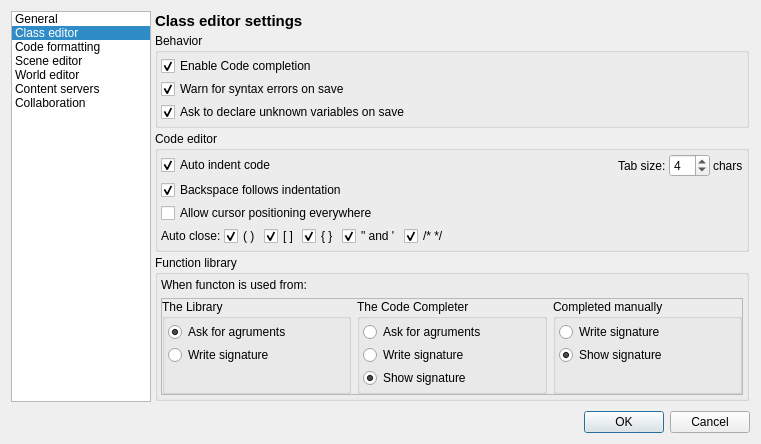
<?xml version="1.0" encoding="UTF-8"?>
<ui version="4.0">
 <class>SettingsWindow</class>
 <widget class="QDialog" name="SettingsWindow">
  <property name="geometry">
   <rect>
    <x>0</x>
    <y>0</y>
    <width>667</width>
    <height>440</height>
   </rect>
  </property>
  <property name="windowTitle">
   <string>piGameCreator settings</string>
  </property>
  <property name="windowIcon">
   <iconset resource="../resources.qrc">
    <normaloff>:/resources/RES/ffficons/cog_edit.png</normaloff>:/resources/RES/ffficons/cog_edit.png</iconset>
  </property>
  <layout class="QGridLayout" name="gridLayout">
   <property name="horizontalSpacing">
    <number>3</number>
   </property>
   <property name="verticalSpacing">
    <number>9</number>
   </property>
   <item row="1" column="0">
    <widget class="QListWidget" name="listWidget">
     <property name="sizePolicy">
      <sizepolicy hsizetype="Fixed" vsizetype="Expanding">
       <horstretch>0</horstretch>
       <verstretch>0</verstretch>
      </sizepolicy>
     </property>
     <property name="maximumSize">
      <size>
       <width>140</width>
       <height>16777215</height>
      </size>
     </property>
     <property name="iconSize">
      <size>
       <width>16</width>
       <height>16</height>
      </size>
     </property>
     <property name="currentRow">
      <number>1</number>
     </property>
     <item>
      <property name="text">
       <string>General</string>
      </property>
      <property name="icon">
       <iconset resource="../resources.qrc">
        <normaloff>:/resources/RES/ffficons/application_form.png</normaloff>:/resources/RES/ffficons/application_form.png</iconset>
      </property>
      <property name="flags">
       <set>ItemIsSelectable|ItemIsUserCheckable|ItemIsEnabled</set>
      </property>
     </item>
     <item>
      <property name="text">
       <string>Class editor</string>
      </property>
      <property name="icon">
       <iconset resource="../resources.qrc">
        <normaloff>:/resources/RES/ffficons/brick.png</normaloff>:/resources/RES/ffficons/brick.png</iconset>
      </property>
      <property name="flags">
       <set>ItemIsSelectable|ItemIsUserCheckable|ItemIsEnabled</set>
      </property>
     </item>
     <item>
      <property name="text">
       <string>Code formatting</string>
      </property>
      <property name="icon">
       <iconset resource="../resources.qrc">
        <normaloff>:/resources/RES/ffficons/paintcan.png</normaloff>:/resources/RES/ffficons/paintcan.png</iconset>
      </property>
      <property name="flags">
       <set>ItemIsSelectable|ItemIsUserCheckable|ItemIsEnabled</set>
      </property>
     </item>
     <item>
      <property name="text">
       <string>Scene editor</string>
      </property>
      <property name="icon">
       <iconset resource="../resources.qrc">
        <normaloff>:/resources/RES/ffficons/application_edit.png</normaloff>:/resources/RES/ffficons/application_edit.png</iconset>
      </property>
      <property name="flags">
       <set>ItemIsSelectable|ItemIsUserCheckable|ItemIsEnabled</set>
      </property>
     </item>
     <item>
      <property name="text">
       <string>World editor</string>
      </property>
      <property name="icon">
       <iconset resource="../resources.qrc">
        <normaloff>:/resources/RES/ffficons/world_edit.png</normaloff>:/resources/RES/ffficons/world_edit.png</iconset>
      </property>
      <property name="flags">
       <set>ItemIsSelectable|ItemIsUserCheckable|ItemIsEnabled</set>
      </property>
     </item>
     <item>
      <property name="text">
       <string>Content servers</string>
      </property>
      <property name="icon">
       <iconset resource="../resources.qrc">
        <normaloff>:/resources/RES/ffficons/server_connect.png</normaloff>:/resources/RES/ffficons/server_connect.png</iconset>
      </property>
      <property name="flags">
       <set>ItemIsSelectable|ItemIsUserCheckable|ItemIsEnabled</set>
      </property>
     </item>
     <item>
      <property name="text">
       <string>Collaboration</string>
      </property>
      <property name="icon">
       <iconset resource="../resources.qrc">
        <normaloff>:/resources/RES/ffficons/group.png</normaloff>:/resources/RES/ffficons/group.png</iconset>
      </property>
      <property name="flags">
       <set>ItemIsSelectable|ItemIsUserCheckable|ItemIsEnabled</set>
      </property>
     </item>
    </widget>
   </item>
   <item row="1" column="1">
    <widget class="QStackedWidget" name="stackedWidget">
     <property name="currentIndex">
      <number>1</number>
     </property>
     <widget class="QWidget" name="cfgGeneral">
      <layout class="QVBoxLayout" name="verticalLayout">
       <property name="margin">
        <number>1</number>
       </property>
       <item>
        <widget class="QLabel" name="titleLabel">
         <property name="sizePolicy">
          <sizepolicy hsizetype="Expanding" vsizetype="Fixed">
           <horstretch>0</horstretch>
           <verstretch>0</verstretch>
          </sizepolicy>
         </property>
         <property name="font">
          <font>
           <pointsize>11</pointsize>
           <weight>75</weight>
           <bold>true</bold>
          </font>
         </property>
         <property name="text">
          <string>General settings</string>
         </property>
        </widget>
       </item>
       <item>
        <spacer name="verticalSpacer">
         <property name="orientation">
          <enum>Qt::Vertical</enum>
         </property>
         <property name="sizeHint" stdset="0">
          <size>
           <width>20</width>
           <height>40</height>
          </size>
         </property>
        </spacer>
       </item>
      </layout>
     </widget>
     <widget class="QWidget" name="cfgClassEditor">
      <layout class="QVBoxLayout" name="verticalLayout_4">
       <property name="spacing">
        <number>3</number>
       </property>
       <property name="margin">
        <number>1</number>
       </property>
       <item>
        <widget class="QLabel" name="titleLabel_4">
         <property name="sizePolicy">
          <sizepolicy hsizetype="Expanding" vsizetype="Fixed">
           <horstretch>0</horstretch>
           <verstretch>0</verstretch>
          </sizepolicy>
         </property>
         <property name="font">
          <font>
           <pointsize>11</pointsize>
           <weight>75</weight>
           <bold>true</bold>
          </font>
         </property>
         <property name="text">
          <string>Class editor settings</string>
         </property>
        </widget>
       </item>
       <item>
        <widget class="QGroupBox" name="groupBox_2">
         <property name="title">
          <string>Behavior</string>
         </property>
         <property name="flat">
          <bool>true</bool>
         </property>
         <layout class="QVBoxLayout" name="verticalLayout_12">
          <property name="spacing">
           <number>3</number>
          </property>
          <property name="margin">
           <number>3</number>
          </property>
          <item>
           <widget class="QCheckBox" name="EnableCodeCompletion">
            <property name="text">
             <string>Enable Code completion</string>
            </property>
            <property name="checked">
             <bool>true</bool>
            </property>
           </widget>
          </item>
          <item>
           <widget class="QCheckBox" name="WarnForSyntaxErrorsOnSave">
            <property name="text">
             <string>Warn for syntax errors on save</string>
            </property>
            <property name="checked">
             <bool>true</bool>
            </property>
           </widget>
          </item>
          <item>
           <widget class="QCheckBox" name="AskToDeclareUnknownVars">
            <property name="text">
             <string>Ask to declare unknown variables on save</string>
            </property>
            <property name="checked">
             <bool>true</bool>
            </property>
           </widget>
          </item>
         </layout>
        </widget>
       </item>
       <item>
        <widget class="QGroupBox" name="groupBox">
         <property name="title">
          <string>Code editor</string>
         </property>
         <property name="flat">
          <bool>true</bool>
         </property>
         <layout class="QVBoxLayout" name="verticalLayout_14">
          <property name="spacing">
           <number>3</number>
          </property>
          <property name="margin">
           <number>3</number>
          </property>
          <item>
           <layout class="QHBoxLayout" name="horizontalLayout_9">
            <property name="spacing">
             <number>3</number>
            </property>
            <item>
             <widget class="QCheckBox" name="AutoIndentCode">
              <property name="sizePolicy">
               <sizepolicy hsizetype="Expanding" vsizetype="Fixed">
                <horstretch>0</horstretch>
                <verstretch>0</verstretch>
               </sizepolicy>
              </property>
              <property name="text">
               <string>Auto indent code</string>
              </property>
              <property name="checked">
               <bool>true</bool>
              </property>
             </widget>
            </item>
            <item>
             <widget class="QLabel" name="label_2">
              <property name="sizePolicy">
               <sizepolicy hsizetype="Fixed" vsizetype="Preferred">
                <horstretch>0</horstretch>
                <verstretch>0</verstretch>
               </sizepolicy>
              </property>
              <property name="text">
               <string>Tab size:</string>
              </property>
             </widget>
            </item>
            <item>
             <widget class="QSpinBox" name="TabSize">
              <property name="sizePolicy">
               <sizepolicy hsizetype="Fixed" vsizetype="Fixed">
                <horstretch>0</horstretch>
                <verstretch>0</verstretch>
               </sizepolicy>
              </property>
              <property name="value">
               <number>4</number>
              </property>
             </widget>
            </item>
            <item>
             <widget class="QLabel" name="label_3">
              <property name="sizePolicy">
               <sizepolicy hsizetype="Fixed" vsizetype="Preferred">
                <horstretch>0</horstretch>
                <verstretch>0</verstretch>
               </sizepolicy>
              </property>
              <property name="text">
               <string>chars</string>
              </property>
             </widget>
            </item>
           </layout>
          </item>
          <item>
           <widget class="QCheckBox" name="BackSpaceFollowsIndentation">
            <property name="text">
             <string>Backspace follows indentation</string>
            </property>
            <property name="checked">
             <bool>true</bool>
            </property>
           </widget>
          </item>
          <item>
           <widget class="QCheckBox" name="AllowCursorEveryWhere">
            <property name="text">
             <string>Allow cursor positioning everywhere</string>
            </property>
           </widget>
          </item>
          <item>
           <layout class="QHBoxLayout" name="horizontalLayout_7">
            <item>
             <widget class="QLabel" name="label">
              <property name="sizePolicy">
               <sizepolicy hsizetype="Fixed" vsizetype="Preferred">
                <horstretch>0</horstretch>
                <verstretch>0</verstretch>
               </sizepolicy>
              </property>
              <property name="text">
               <string>Auto close:</string>
              </property>
             </widget>
            </item>
            <item>
             <widget class="QCheckBox" name="brackets">
              <property name="sizePolicy">
               <sizepolicy hsizetype="Fixed" vsizetype="Fixed">
                <horstretch>0</horstretch>
                <verstretch>0</verstretch>
               </sizepolicy>
              </property>
              <property name="text">
               <string>( )</string>
              </property>
              <property name="checked">
               <bool>true</bool>
              </property>
             </widget>
            </item>
            <item>
             <widget class="QCheckBox" name="squarebrackets">
              <property name="sizePolicy">
               <sizepolicy hsizetype="Fixed" vsizetype="Fixed">
                <horstretch>0</horstretch>
                <verstretch>0</verstretch>
               </sizepolicy>
              </property>
              <property name="text">
               <string>[ ]</string>
              </property>
              <property name="checked">
               <bool>true</bool>
              </property>
             </widget>
            </item>
            <item>
             <widget class="QCheckBox" name="curlybrackets">
              <property name="sizePolicy">
               <sizepolicy hsizetype="Fixed" vsizetype="Fixed">
                <horstretch>0</horstretch>
                <verstretch>0</verstretch>
               </sizepolicy>
              </property>
              <property name="text">
               <string>{ }</string>
              </property>
              <property name="checked">
               <bool>true</bool>
              </property>
             </widget>
            </item>
            <item>
             <widget class="QCheckBox" name="quotes">
              <property name="sizePolicy">
               <sizepolicy hsizetype="Fixed" vsizetype="Fixed">
                <horstretch>0</horstretch>
                <verstretch>0</verstretch>
               </sizepolicy>
              </property>
              <property name="text">
               <string>&quot; and '</string>
              </property>
              <property name="checked">
               <bool>true</bool>
              </property>
             </widget>
            </item>
            <item>
             <widget class="QCheckBox" name="comments">
              <property name="sizePolicy">
               <sizepolicy hsizetype="Expanding" vsizetype="Fixed">
                <horstretch>0</horstretch>
                <verstretch>0</verstretch>
               </sizepolicy>
              </property>
              <property name="text">
               <string>/* */</string>
              </property>
              <property name="checked">
               <bool>true</bool>
              </property>
             </widget>
            </item>
           </layout>
          </item>
         </layout>
        </widget>
       </item>
       <item>
        <widget class="QGroupBox" name="groupBox_3">
         <property name="title">
          <string>Function library</string>
         </property>
         <property name="flat">
          <bool>true</bool>
         </property>
         <layout class="QVBoxLayout" name="verticalLayout_13">
          <property name="spacing">
           <number>6</number>
          </property>
          <property name="margin">
           <number>3</number>
          </property>
          <item>
           <widget class="QLabel" name="label_4">
            <property name="text">
             <string>When functon is used from:</string>
            </property>
           </widget>
          </item>
          <item>
           <widget class="QFrame" name="frame">
            <property name="sizePolicy">
             <sizepolicy hsizetype="Preferred" vsizetype="Fixed">
              <horstretch>0</horstretch>
              <verstretch>0</verstretch>
             </sizepolicy>
            </property>
            <property name="frameShape">
             <enum>QFrame::StyledPanel</enum>
            </property>
            <property name="frameShadow">
             <enum>QFrame::Raised</enum>
            </property>
            <layout class="QHBoxLayout" name="horizontalLayout_12">
             <property name="margin">
              <number>0</number>
             </property>
             <item>
              <widget class="QGroupBox" name="groupBox_4">
               <property name="title">
                <string>The Library</string>
               </property>
               <layout class="QVBoxLayout" name="verticalLayout_17">
                <property name="spacing">
                 <number>3</number>
                </property>
                <property name="sizeConstraint">
                 <enum>QLayout::SetDefaultConstraint</enum>
                </property>
                <property name="margin">
                 <number>3</number>
                </property>
                <item>
                 <widget class="QRadioButton" name="libAskArgs">
                  <property name="text">
                   <string>Ask for agruments</string>
                  </property>
                  <property name="checked">
                   <bool>true</bool>
                  </property>
                 </widget>
                </item>
                <item>
                 <widget class="QRadioButton" name="libWriteSig">
                  <property name="sizePolicy">
                   <sizepolicy hsizetype="Minimum" vsizetype="Fixed">
                    <horstretch>0</horstretch>
                    <verstretch>0</verstretch>
                   </sizepolicy>
                  </property>
                  <property name="text">
                   <string>Write signature</string>
                  </property>
                 </widget>
                </item>
                <item>
                 <spacer name="verticalSpacer_5">
                  <property name="orientation">
                   <enum>Qt::Vertical</enum>
                  </property>
                  <property name="sizeHint" stdset="0">
                   <size>
                    <width>20</width>
                    <height>0</height>
                   </size>
                  </property>
                 </spacer>
                </item>
               </layout>
              </widget>
             </item>
             <item>
              <widget class="QGroupBox" name="groupBox_5">
               <property name="title">
                <string>The Code Completer</string>
               </property>
               <layout class="QVBoxLayout" name="verticalLayout_18">
                <property name="spacing">
                 <number>3</number>
                </property>
                <property name="margin">
                 <number>3</number>
                </property>
                <item>
                 <widget class="QRadioButton" name="ccAsk">
                  <property name="text">
                   <string>Ask for agruments</string>
                  </property>
                 </widget>
                </item>
                <item>
                 <widget class="QRadioButton" name="ccWriteSig">
                  <property name="text">
                   <string>Write signature</string>
                  </property>
                  <property name="checked">
                   <bool>false</bool>
                  </property>
                 </widget>
                </item>
                <item>
                 <widget class="QRadioButton" name="ccShowSig">
                  <property name="text">
                   <string>Show signature</string>
                  </property>
                  <property name="checked">
                   <bool>true</bool>
                  </property>
                 </widget>
                </item>
               </layout>
              </widget>
             </item>
             <item>
              <widget class="QGroupBox" name="groupBox_6">
               <property name="title">
                <string>Completed manually</string>
               </property>
               <layout class="QVBoxLayout" name="verticalLayout_20">
                <property name="spacing">
                 <number>3</number>
                </property>
                <property name="margin">
                 <number>3</number>
                </property>
                <item>
                 <widget class="QRadioButton" name="cmWriteSig">
                  <property name="text">
                   <string>Write signature</string>
                  </property>
                 </widget>
                </item>
                <item>
                 <widget class="QRadioButton" name="cmShowSig">
                  <property name="text">
                   <string>Show signature</string>
                  </property>
                  <property name="checked">
                   <bool>true</bool>
                  </property>
                 </widget>
                </item>
                <item>
                 <spacer name="verticalSpacer_8">
                  <property name="orientation">
                   <enum>Qt::Vertical</enum>
                  </property>
                  <property name="sizeHint" stdset="0">
                   <size>
                    <width>20</width>
                    <height>0</height>
                   </size>
                  </property>
                 </spacer>
                </item>
               </layout>
              </widget>
             </item>
            </layout>
           </widget>
          </item>
          <item>
           <spacer name="verticalSpacer_4">
            <property name="orientation">
             <enum>Qt::Vertical</enum>
            </property>
            <property name="sizeHint" stdset="0">
             <size>
              <width>20</width>
              <height>0</height>
             </size>
            </property>
           </spacer>
          </item>
         </layout>
        </widget>
       </item>
      </layout>
     </widget>
     <widget class="QWidget" name="cfgCodeFormatting">
      <layout class="QVBoxLayout" name="verticalLayout_5">
       <property name="leftMargin">
        <number>1</number>
       </property>
       <property name="topMargin">
        <number>0</number>
       </property>
       <property name="rightMargin">
        <number>1</number>
       </property>
       <property name="bottomMargin">
        <number>0</number>
       </property>
       <item>
        <layout class="QHBoxLayout" name="horizontalLayout_6">
         <property name="spacing">
          <number>2</number>
         </property>
         <item>
          <widget class="QLabel" name="titleLabel_5">
           <property name="sizePolicy">
            <sizepolicy hsizetype="Expanding" vsizetype="Ignored">
             <horstretch>0</horstretch>
             <verstretch>0</verstretch>
            </sizepolicy>
           </property>
           <property name="font">
            <font>
             <pointsize>11</pointsize>
             <weight>75</weight>
             <bold>true</bold>
            </font>
           </property>
           <property name="text">
            <string>Code formatting settings</string>
           </property>
           <property name="alignment">
            <set>Qt::AlignLeading|Qt::AlignLeft|Qt::AlignTop</set>
           </property>
          </widget>
         </item>
         <item>
          <widget class="QToolButton" name="toolButton">
           <property name="text">
            <string>Save scheme</string>
           </property>
           <property name="icon">
            <iconset resource="../resources.qrc">
             <normaloff>:/resources/RES/ffficons/disk.png</normaloff>:/resources/RES/ffficons/disk.png</iconset>
           </property>
           <property name="toolButtonStyle">
            <enum>Qt::ToolButtonTextBesideIcon</enum>
           </property>
          </widget>
         </item>
         <item>
          <widget class="QToolButton" name="toolButton_2">
           <property name="text">
            <string>Load scheme</string>
           </property>
           <property name="icon">
            <iconset resource="../resources.qrc">
             <normaloff>:/resources/RES/ffficons/folder.png</normaloff>:/resources/RES/ffficons/folder.png</iconset>
           </property>
           <property name="toolButtonStyle">
            <enum>Qt::ToolButtonTextBesideIcon</enum>
           </property>
          </widget>
         </item>
        </layout>
       </item>
       <item>
        <layout class="QHBoxLayout" name="horizontalLayout">
         <property name="spacing">
          <number>3</number>
         </property>
         <item>
          <layout class="QVBoxLayout" name="verticalLayout_8">
           <property name="spacing">
            <number>3</number>
           </property>
           <property name="rightMargin">
            <number>2</number>
           </property>
           <item>
            <widget class="QListWidget" name="keywordsListWidget">
             <property name="sizePolicy">
              <sizepolicy hsizetype="Fixed" vsizetype="Expanding">
               <horstretch>0</horstretch>
               <verstretch>0</verstretch>
              </sizepolicy>
             </property>
             <property name="maximumSize">
              <size>
               <width>100</width>
               <height>16777215</height>
              </size>
             </property>
             <property name="currentRow">
              <number>0</number>
             </property>
             <item>
              <property name="text">
               <string>Keyword</string>
              </property>
             </item>
             <item>
              <property name="text">
               <string>Function</string>
              </property>
             </item>
             <item>
              <property name="text">
               <string>Variable</string>
              </property>
             </item>
             <item>
              <property name="text">
               <string>Resource</string>
              </property>
             </item>
             <item>
              <property name="text">
               <string>Class</string>
              </property>
             </item>
             <item>
              <property name="text">
               <string>Number</string>
              </property>
             </item>
             <item>
              <property name="text">
               <string>String</string>
              </property>
             </item>
             <item>
              <property name="text">
               <string>Operator</string>
              </property>
             </item>
             <item>
              <property name="text">
               <string>Comment</string>
              </property>
             </item>
             <item>
              <property name="text">
               <string>Preprocessor</string>
              </property>
             </item>
             <item>
              <property name="text">
               <string>Plain text</string>
              </property>
             </item>
             <item>
              <property name="text">
               <string>Error</string>
              </property>
             </item>
            </widget>
           </item>
           <item>
            <widget class="QGroupBox" name="TokenGroupBox">
             <property name="title">
              <string>TokenType</string>
             </property>
             <layout class="QVBoxLayout" name="verticalLayout_11">
              <property name="spacing">
               <number>3</number>
              </property>
              <property name="margin">
               <number>3</number>
              </property>
              <item>
               <layout class="QHBoxLayout" name="horizontalLayout_2" stretch="0,0">
                <property name="spacing">
                 <number>3</number>
                </property>
                <item>
                 <widget class="QToolButton" name="TextColorButton">
                  <property name="sizePolicy">
                   <sizepolicy hsizetype="Fixed" vsizetype="Fixed">
                    <horstretch>0</horstretch>
                    <verstretch>0</verstretch>
                   </sizepolicy>
                  </property>
                  <property name="icon">
                   <iconset resource="../resources.qrc">
                    <normaloff>:/resources/RES/ffficons/style.png</normaloff>:/resources/RES/ffficons/style.png</iconset>
                  </property>
                 </widget>
                </item>
                <item>
                 <widget class="QFrame" name="TextColorFrame">
                  <property name="frameShape">
                   <enum>QFrame::Panel</enum>
                  </property>
                  <property name="frameShadow">
                   <enum>QFrame::Sunken</enum>
                  </property>
                 </widget>
                </item>
               </layout>
              </item>
              <item>
               <layout class="QHBoxLayout" name="horizontalLayout_4">
                <property name="spacing">
                 <number>3</number>
                </property>
                <item>
                 <widget class="QToolButton" name="BoldTextButton">
                  <property name="sizePolicy">
                   <sizepolicy hsizetype="Ignored" vsizetype="Fixed">
                    <horstretch>0</horstretch>
                    <verstretch>0</verstretch>
                   </sizepolicy>
                  </property>
                  <property name="text">
                   <string/>
                  </property>
                  <property name="icon">
                   <iconset resource="../resources.qrc">
                    <normaloff>:/resources/RES/ffficons/text_bold.png</normaloff>:/resources/RES/ffficons/text_bold.png</iconset>
                  </property>
                  <property name="checkable">
                   <bool>true</bool>
                  </property>
                 </widget>
                </item>
                <item>
                 <widget class="QToolButton" name="ItalicTextButton">
                  <property name="sizePolicy">
                   <sizepolicy hsizetype="Ignored" vsizetype="Fixed">
                    <horstretch>0</horstretch>
                    <verstretch>0</verstretch>
                   </sizepolicy>
                  </property>
                  <property name="text">
                   <string/>
                  </property>
                  <property name="icon">
                   <iconset resource="../resources.qrc">
                    <normaloff>:/resources/RES/ffficons/text_italic.png</normaloff>:/resources/RES/ffficons/text_italic.png</iconset>
                  </property>
                  <property name="checkable">
                   <bool>true</bool>
                  </property>
                 </widget>
                </item>
                <item>
                 <widget class="QToolButton" name="UnderlineTextButton">
                  <property name="sizePolicy">
                   <sizepolicy hsizetype="Ignored" vsizetype="Fixed">
                    <horstretch>0</horstretch>
                    <verstretch>0</verstretch>
                   </sizepolicy>
                  </property>
                  <property name="text">
                   <string/>
                  </property>
                  <property name="icon">
                   <iconset resource="../resources.qrc">
                    <normaloff>:/resources/RES/ffficons/text_underline.png</normaloff>:/resources/RES/ffficons/text_underline.png</iconset>
                  </property>
                  <property name="checkable">
                   <bool>true</bool>
                  </property>
                 </widget>
                </item>
               </layout>
              </item>
             </layout>
            </widget>
           </item>
          </layout>
         </item>
         <item>
          <layout class="QVBoxLayout" name="verticalLayout_9">
           <property name="spacing">
            <number>3</number>
           </property>
           <item>
            <layout class="QHBoxLayout" name="horizontalLayout_3">
             <property name="spacing">
              <number>3</number>
             </property>
             <item>
              <widget class="QFontComboBox" name="editorFontComboBox">
               <property name="sizePolicy">
                <sizepolicy hsizetype="Fixed" vsizetype="Fixed">
                 <horstretch>0</horstretch>
                 <verstretch>0</verstretch>
                </sizepolicy>
               </property>
               <property name="toolTip">
                <string>Font face</string>
               </property>
               <property name="currentFont">
                <font>
                 <family>Courier New</family>
                 <pointsize>11</pointsize>
                </font>
               </property>
              </widget>
             </item>
             <item>
              <widget class="QSpinBox" name="fontSize">
               <property name="sizePolicy">
                <sizepolicy hsizetype="Fixed" vsizetype="Fixed">
                 <horstretch>0</horstretch>
                 <verstretch>0</verstretch>
                </sizepolicy>
               </property>
               <property name="toolTip">
                <string>Font size</string>
               </property>
               <property name="suffix">
                <string> pt</string>
               </property>
               <property name="prefix">
                <string>Size: </string>
               </property>
               <property name="minimum">
                <number>4</number>
               </property>
               <property name="maximum">
                <number>100</number>
               </property>
               <property name="value">
                <number>11</number>
               </property>
              </widget>
             </item>
             <item>
              <spacer name="horizontalSpacer">
               <property name="orientation">
                <enum>Qt::Horizontal</enum>
               </property>
               <property name="sizeHint" stdset="0">
                <size>
                 <width>40</width>
                 <height>20</height>
                </size>
               </property>
              </spacer>
             </item>
             <item>
              <layout class="QHBoxLayout" name="horizontalLayout_5">
               <property name="spacing">
                <number>3</number>
               </property>
               <item>
                <widget class="QToolButton" name="toolButton_5">
                 <property name="sizePolicy">
                  <sizepolicy hsizetype="Fixed" vsizetype="Fixed">
                   <horstretch>0</horstretch>
                   <verstretch>0</verstretch>
                  </sizepolicy>
                 </property>
                 <property name="toolTip">
                  <string>Background color</string>
                 </property>
                 <property name="text">
                  <string>Background color</string>
                 </property>
                 <property name="icon">
                  <iconset resource="../resources.qrc">
                   <normaloff>:/resources/RES/ffficons/palette.png</normaloff>:/resources/RES/ffficons/palette.png</iconset>
                 </property>
                </widget>
               </item>
               <item>
                <widget class="QFrame" name="fontColorFrame">
                 <property name="sizePolicy">
                  <sizepolicy hsizetype="Fixed" vsizetype="Ignored">
                   <horstretch>0</horstretch>
                   <verstretch>0</verstretch>
                  </sizepolicy>
                 </property>
                 <property name="minimumSize">
                  <size>
                   <width>50</width>
                   <height>0</height>
                  </size>
                 </property>
                 <property name="maximumSize">
                  <size>
                   <width>50</width>
                   <height>16777215</height>
                  </size>
                 </property>
                 <property name="toolTip">
                  <string>Background color</string>
                 </property>
                 <property name="frameShape">
                  <enum>QFrame::Panel</enum>
                 </property>
                 <property name="frameShadow">
                  <enum>QFrame::Sunken</enum>
                 </property>
                </widget>
               </item>
              </layout>
             </item>
            </layout>
           </item>
           <item>
            <widget class="QFrame" name="codeEditorWidget">
             <property name="sizePolicy">
              <sizepolicy hsizetype="Expanding" vsizetype="Expanding">
               <horstretch>0</horstretch>
               <verstretch>0</verstretch>
              </sizepolicy>
             </property>
             <property name="frameShape">
              <enum>QFrame::StyledPanel</enum>
             </property>
             <property name="frameShadow">
              <enum>QFrame::Sunken</enum>
             </property>
             <layout class="QVBoxLayout" name="verticalLayout_10">
              <property name="spacing">
               <number>0</number>
              </property>
              <property name="margin">
               <number>0</number>
              </property>
             </layout>
            </widget>
           </item>
          </layout>
         </item>
        </layout>
       </item>
      </layout>
     </widget>
     <widget class="QWidget" name="cfgSceneEditor">
      <layout class="QVBoxLayout" name="verticalLayout_2">
       <property name="margin">
        <number>1</number>
       </property>
       <item>
        <widget class="QLabel" name="titleLabel_2">
         <property name="sizePolicy">
          <sizepolicy hsizetype="Expanding" vsizetype="Fixed">
           <horstretch>0</horstretch>
           <verstretch>0</verstretch>
          </sizepolicy>
         </property>
         <property name="font">
          <font>
           <pointsize>11</pointsize>
           <weight>75</weight>
           <bold>true</bold>
          </font>
         </property>
         <property name="text">
          <string>Scene editor settings</string>
         </property>
        </widget>
       </item>
       <item>
        <spacer name="verticalSpacer_2">
         <property name="orientation">
          <enum>Qt::Vertical</enum>
         </property>
         <property name="sizeHint" stdset="0">
          <size>
           <width>20</width>
           <height>281</height>
          </size>
         </property>
        </spacer>
       </item>
      </layout>
     </widget>
     <widget class="QWidget" name="cfgWorldEditor">
      <layout class="QVBoxLayout" name="verticalLayout_3">
       <property name="margin">
        <number>1</number>
       </property>
       <item>
        <widget class="QLabel" name="titleLabel_3">
         <property name="sizePolicy">
          <sizepolicy hsizetype="Expanding" vsizetype="Fixed">
           <horstretch>0</horstretch>
           <verstretch>0</verstretch>
          </sizepolicy>
         </property>
         <property name="font">
          <font>
           <pointsize>11</pointsize>
           <weight>75</weight>
           <bold>true</bold>
          </font>
         </property>
         <property name="text">
          <string>World editor settings</string>
         </property>
        </widget>
       </item>
       <item>
        <spacer name="verticalSpacer_3">
         <property name="orientation">
          <enum>Qt::Vertical</enum>
         </property>
         <property name="sizeHint" stdset="0">
          <size>
           <width>20</width>
           <height>281</height>
          </size>
         </property>
        </spacer>
       </item>
      </layout>
     </widget>
     <widget class="QWidget" name="cfgContentServers">
      <layout class="QVBoxLayout" name="verticalLayout_6">
       <property name="margin">
        <number>1</number>
       </property>
       <item>
        <widget class="QLabel" name="titleLabel_6">
         <property name="sizePolicy">
          <sizepolicy hsizetype="Expanding" vsizetype="Fixed">
           <horstretch>0</horstretch>
           <verstretch>0</verstretch>
          </sizepolicy>
         </property>
         <property name="font">
          <font>
           <pointsize>11</pointsize>
           <weight>75</weight>
           <bold>true</bold>
          </font>
         </property>
         <property name="text">
          <string>Content servers</string>
         </property>
        </widget>
       </item>
       <item>
        <spacer name="verticalSpacer_6">
         <property name="orientation">
          <enum>Qt::Vertical</enum>
         </property>
         <property name="sizeHint" stdset="0">
          <size>
           <width>20</width>
           <height>281</height>
          </size>
         </property>
        </spacer>
       </item>
      </layout>
     </widget>
     <widget class="QWidget" name="cfgCollaboration">
      <layout class="QVBoxLayout" name="verticalLayout_7">
       <property name="margin">
        <number>1</number>
       </property>
       <item>
        <widget class="QLabel" name="titleLabel_7">
         <property name="sizePolicy">
          <sizepolicy hsizetype="Expanding" vsizetype="Fixed">
           <horstretch>0</horstretch>
           <verstretch>0</verstretch>
          </sizepolicy>
         </property>
         <property name="font">
          <font>
           <pointsize>11</pointsize>
           <weight>75</weight>
           <bold>true</bold>
          </font>
         </property>
         <property name="text">
          <string>Collaboration options</string>
         </property>
        </widget>
       </item>
       <item>
        <spacer name="verticalSpacer_7">
         <property name="orientation">
          <enum>Qt::Vertical</enum>
         </property>
         <property name="sizeHint" stdset="0">
          <size>
           <width>20</width>
           <height>281</height>
          </size>
         </property>
        </spacer>
       </item>
      </layout>
     </widget>
    </widget>
   </item>
   <item row="2" column="0" colspan="2">
    <widget class="QDialogButtonBox" name="buttonBox">
     <property name="orientation">
      <enum>Qt::Horizontal</enum>
     </property>
     <property name="standardButtons">
      <set>QDialogButtonBox::Cancel|QDialogButtonBox::Ok</set>
     </property>
     <property name="centerButtons">
      <bool>false</bool>
     </property>
    </widget>
   </item>
  </layout>
 </widget>
 <resources>
  <include location="../resources.qrc"/>
 </resources>
 <connections>
  <connection>
   <sender>buttonBox</sender>
   <signal>accepted()</signal>
   <receiver>SettingsWindow</receiver>
   <slot>accept()</slot>
   <hints>
    <hint type="sourcelabel">
     <x>257</x>
     <y>347</y>
    </hint>
    <hint type="destinationlabel">
     <x>157</x>
     <y>274</y>
    </hint>
   </hints>
  </connection>
  <connection>
   <sender>buttonBox</sender>
   <signal>rejected()</signal>
   <receiver>SettingsWindow</receiver>
   <slot>reject()</slot>
   <hints>
    <hint type="sourcelabel">
     <x>325</x>
     <y>347</y>
    </hint>
    <hint type="destinationlabel">
     <x>286</x>
     <y>274</y>
    </hint>
   </hints>
  </connection>
  <connection>
   <sender>listWidget</sender>
   <signal>currentRowChanged(int)</signal>
   <receiver>stackedWidget</receiver>
   <slot>setCurrentIndex(int)</slot>
   <hints>
    <hint type="sourcelabel">
     <x>79</x>
     <y>82</y>
    </hint>
    <hint type="destinationlabel">
     <x>558</x>
     <y>127</y>
    </hint>
   </hints>
  </connection>
 </connections>
</ui>
